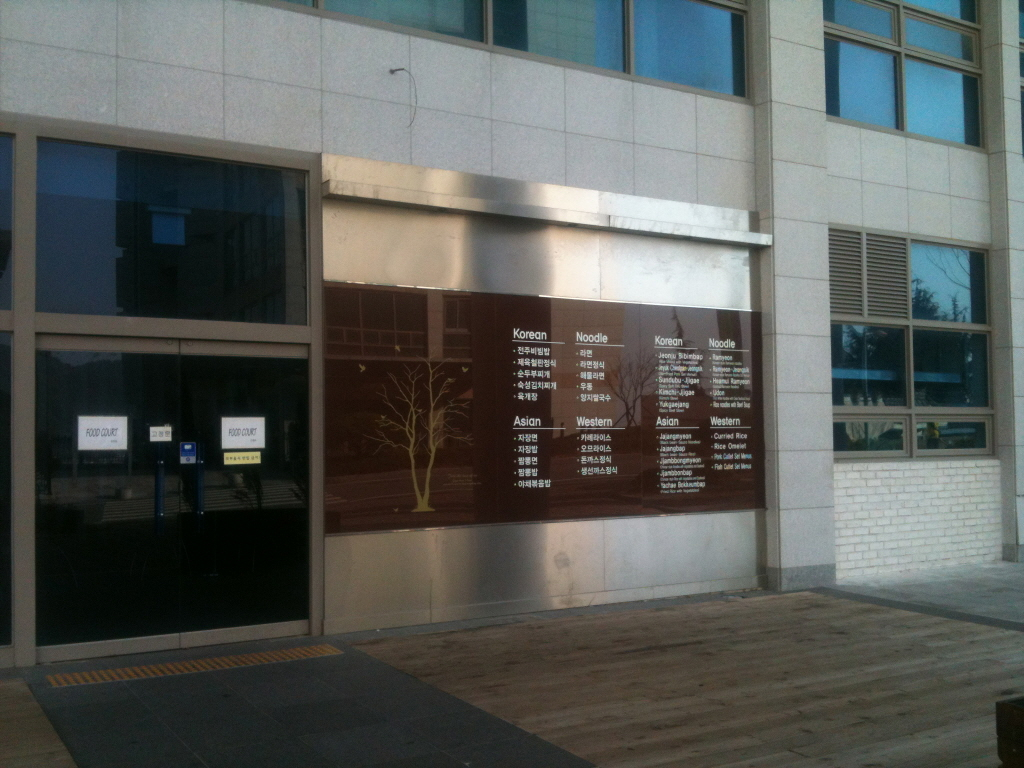
#> input picture dsu1.jpg, 1024 x 768 px
$ jupyter execute Homework4.ipynb
#> lines starting #> are read from the running program, lines starting #| are printed output that depends on the picture; after the words box and inside, x2 and y2 are one past the last pixel; in counts of white or black regions, pixels touching at a corner belong together
[cell 1]
import numpy as np
import cv2 as cv


FLANN_INDEX_LSH = 6


def anorm2(a):
    return (aa).sum(-1)
def anorm(a):
    return np.sqrt( anorm2(a) )

def matchKeypoints(keyPoints1, keyPoints2, descriptors1, descriptors2):

    flann_params= dict(algorithm = FLANN_INDEX_LSH,
                       table_number = 6, # 12
                       key_size = 12,     # 20
                       multi_probe_level = 1) #2


    matcher = cv.FlannBasedMatcher(flann_params, {})  # bug : need to pass empty dict (#1329)
    raw_matches = matcher.knnMatch(descriptors1, descriptors2, k = 2) #2


    matches = []
    for m in raw_matches:
        if len(m) == 2 and m[0].distance < m[1].distance * 0.79:
            matches.append((m[0].trainIdx, m[0].queryIdx))


    if len(matches) >= 4:

        keyPoints1 = np.float32([keyPoints1[i] for (_, i) in matches])
        keyPoints2 = np.float32([keyPoints2[i] for (i,_ ) in matches])


        H, status = cv.findHomography(keyPoints1, keyPoints2, cv.RANSAC,4.0)

        print('%d / %d  inliers/matched' % (np.sum(status), len(status)))
    else:
        H, status = None, None
        print('%d matches found, not enough for homography estimation' % len(p1))


    return matches, H, status


def drawMatches(image1, image2, keyPoints1, keyPoints2, matches, status):
    h1, w1 = image1.shape[:2]
    h2, w2 = image2.shape[:2]


    img_matching_result = np.zeros((max(h1, h2), w1 + w2, 3), dtype="uint8")


    img_matching_result[0:h2, 0:w2] = image2
    img_matching_result[0:h1, w2:] = image1


    for ((trainIdx, queryIdx), s) in zip(matches, status):

        if s == 1:
            keyPoint2 = (int(keyPoints2[trainIdx][0]), int(keyPoints2[trainIdx][1]))
            keyPoint1 = (int(keyPoints1[queryIdx][0]) + w2, int(keyPoints1[queryIdx][1]))
            cv.line(img_matching_result, keyPoint1, keyPoint2, (0, 255, 0), 1)


    return img_matching_result


def main():


    img1 = cv.imread('dsu1.jpg')
#> img1 is the input picture: shape (768, 1024, 3); mean B, G, R 88.3, 91.5, 88.3
    img2 = cv.imread('dsu4.jpg')
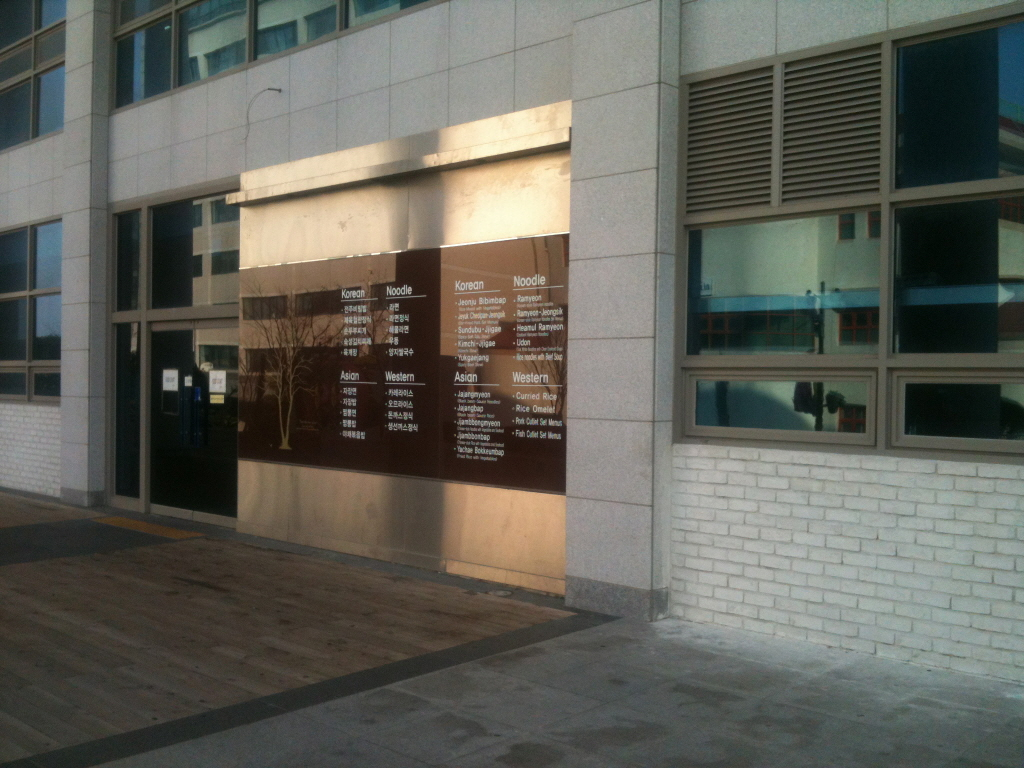
#> input picture dsu4.jpg, 1024 x 768 px
#> img2 is the input picture: shape (768, 1024, 3); mean B, G, R 89.1, 97.1, 97.1


    gray1 = cv.cvtColor(img1, cv.COLOR_BGR2GRAY)
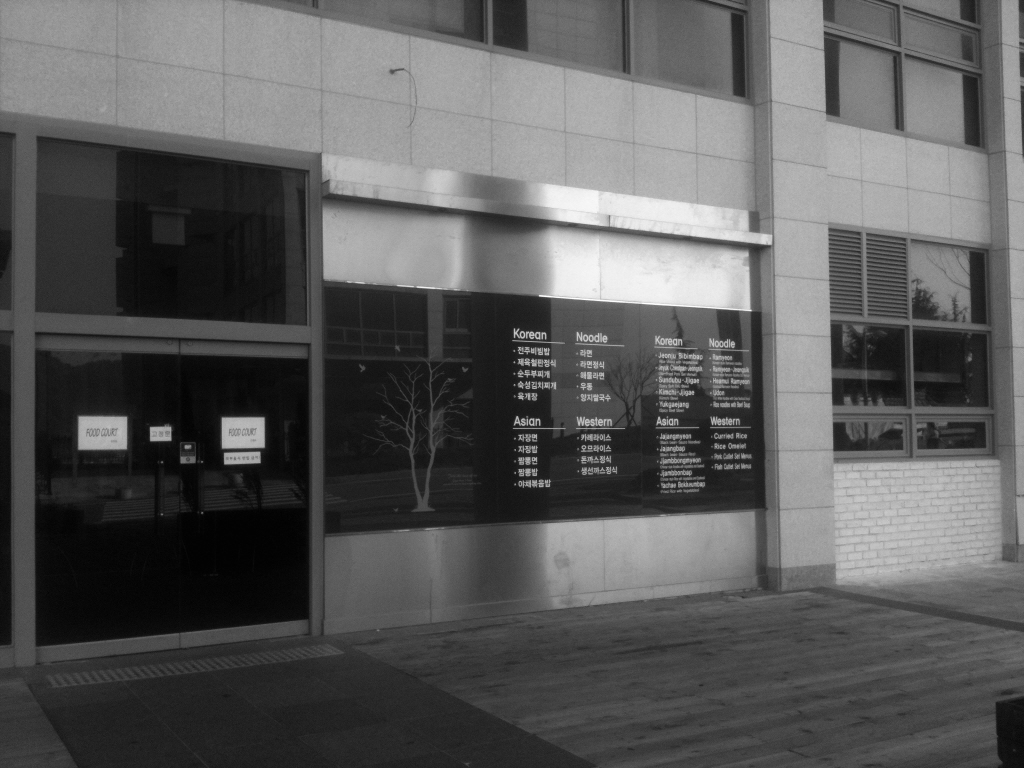
#> gray1: shape (768, 1024); min 1, max 255, mean 90.1
    gray2 = cv.cvtColor(img2, cv.COLOR_BGR2GRAY)
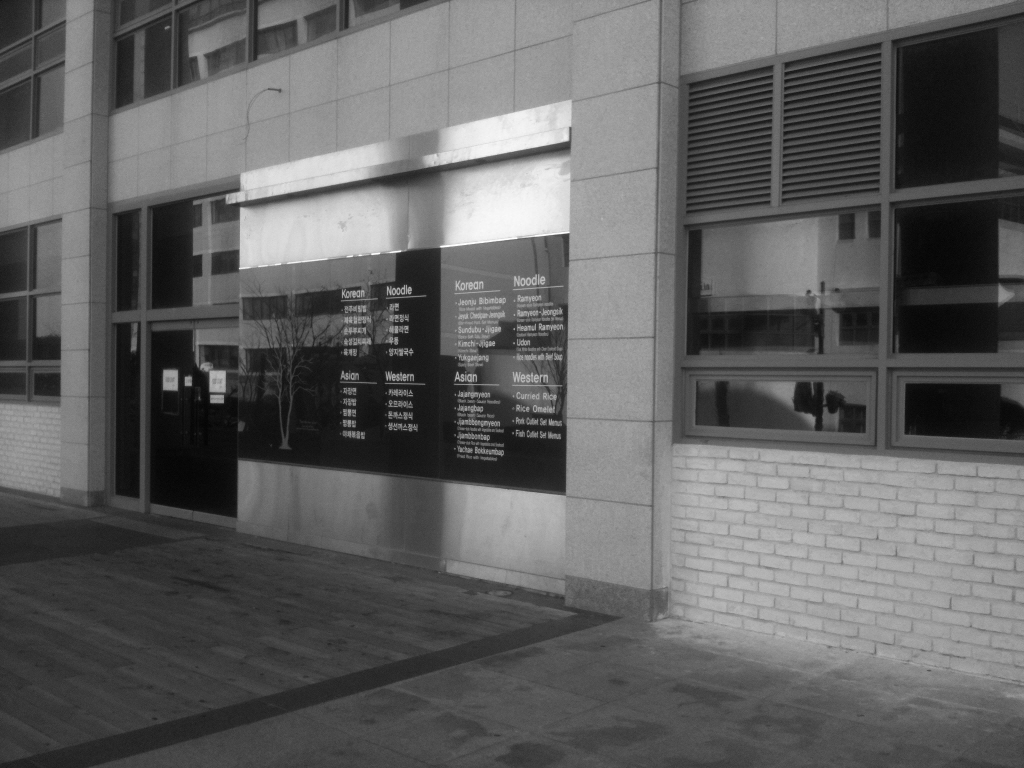
#> gray2: shape (768, 1024); min 3, max 254, mean 96.2


    detector = cv.BRISK_create()
    keyPoints1, descriptors1 = detector.detectAndCompute(gray1, None)
#> keyPoints1 = 1815 keypoints; strongest (x, y, size): (517, 417, 13.6), (153, 439, 36), (515, 332, 27), (519, 347, 11.4)
    keyPoints2, descriptors2 = detector.detectAndCompute(gray2, None)
#> keyPoints2 = 1841 keypoints; strongest (x, y, size): (216, 398, 53.7), (168, 375, 59.1), (168, 384, 59.5), (170, 386, 48)
    print('img1 - %d features, img2 - %d features' % (len(keyPoints1), len(keyPoints2)))
#| img1 - 1815 features, img2 - 1841 features


    keyPoints1 = np.float32([keypoint.pt for keypoint in keyPoints1])
#> keyPoints1 = 1815 pairs, first value 35.61 to 988.5, second value 25.76 to 643.6
    keyPoints2 = np.float32([keypoint.pt for keypoint in keyPoints2])
#> keyPoints2 = 1841 pairs, first value 24.35 to 999.1, second value 21.08 to 670.4


    matches, H, status = matchKeypoints(keyPoints1, keyPoints2, descriptors1, descriptors2)
#> in matchKeypoints, `raw_matches = matcher.knnMatch(descriptors1, descriptors2, k = 2)`: raw_matches = 1815 matches
#> after the loop in matchKeypoints, `for m in raw_matches:`: matches = 120 pairs, first value 130 to 1838, second value 82 to 1813
#> in matchKeypoints, `keyPoints1 = np.float32([keyPoints1[i] for (_, i) in matches])`: keyPoints1 = 120 pairs, first value 81.31 to 905.1, second value 192.7 to 601.7
#> in matchKeypoints, `keyPoints2 = np.float32([keyPoints2[i] for (i,_ ) in matches])`: keyPoints2 = 120 pairs, first value 56.86 to 877.3, second value 55.43 to 567.2
#> in matchKeypoints, `H, status = cv.findHomography(keyPoints1, keyPoints2, cv.RANSAC,4.0)`: H = [[0.157, 0.0136, 126.4], [-0.284, 0.599, 128.9], [-0.000771, 5.55e-05, 1]]; status = 120 values, max 1 at index 4, min 0 at index 0, mean 0.367
#| 44 / 120  inliers/matched


    img_matching_result = drawMatches(img1, img2, keyPoints1, keyPoints2, matches, status)
#> in drawMatches, `img_matching_result[0:h2, 0:w2] = image2`:
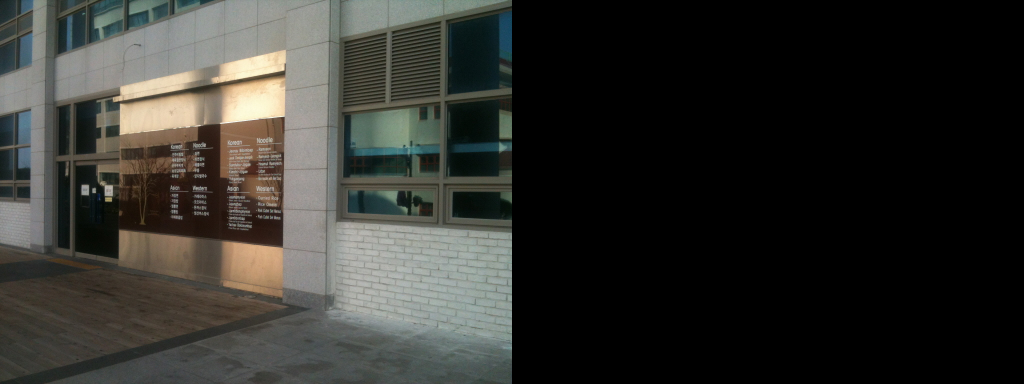
#> img_matching_result: shape (768, 2048, 3) (shown at 1/2 size); mean B, G, R 44.6, 48.5, 48.6
#> in drawMatches, `img_matching_result[0:h1, w2:] = image1`:
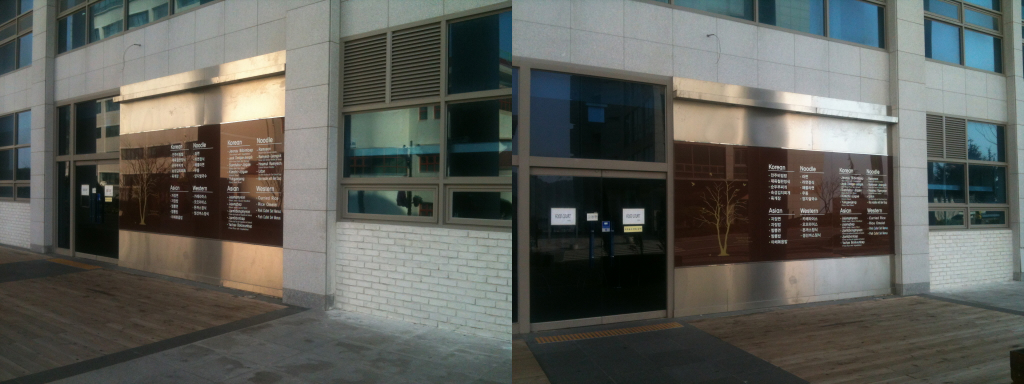
#> img_matching_result: shape (768, 2048, 3) (shown at 1/2 size); mean B, G, R 88.7, 94.3, 92.7
#> the loop in drawMatches, `for ((trainIdx, queryIdx), s) in zip(matches, status): ` made 120 passes
#> (trainIdx, queryIdx, s, keyPoint2, keyPoint1) on passes 5, 6, 11, 16, 17, 22, 24, 25, 27, 28, 34, 36: (181, 168, [1], (409, 288), (1629, 336)), (150, 169, [1], (459, 280), (1682, 336)), (204, 195, [1], (409, 292), (1629, 340)), (216, 259, [1], (518, 295), (1737, 354)), (272, 267, [1], (397, 309), (1613, 355)), (266, 310, [1], (498, 307), (1719, 362)), (338, 335, [1], (401, 320), (1619, 367)), (334, 336, [1], (405, 319), (1623, 366)), (370, 365, [1], (354, 327), (1563, 371)), (362, 382, [1], (406, 326), (1626, 373)), (443, 476, [1], (396, 342), (1614, 388)), (478, 503, [1], (395, 349), (1613, 395))
#> (keyPoint2, keyPoint1) on passes 61, 64, 65, 67, 68, 70: ((463, 400), (1689, 442)), ((401, 406), (1620, 450)), ((489, 414), (1713, 452)), ((478, 415), (1704, 454)), ((492, 415), (1717, 453)), ((400, 417), (1619, 461))
#> after the loop in drawMatches, `for ((trainIdx, queryIdx), s) in zip(matches, status):`:
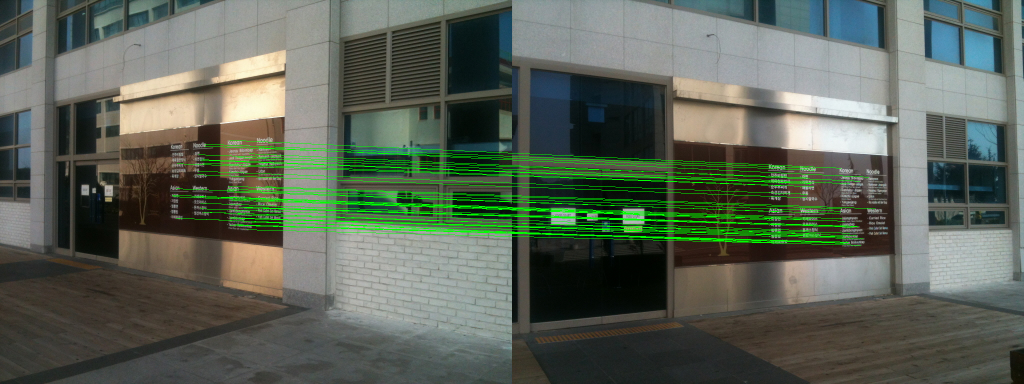
#> img_matching_result: shape (768, 2048, 3) (shown at 1/2 size); 2.91% of pixels changed, all inside (x1, y1, x2, y2) = (344, 280, 1751, 491)


    result = cv.warpPerspective(img1, H,
        (img1.shape[1] + img2.shape[1], img1.shape[0]))
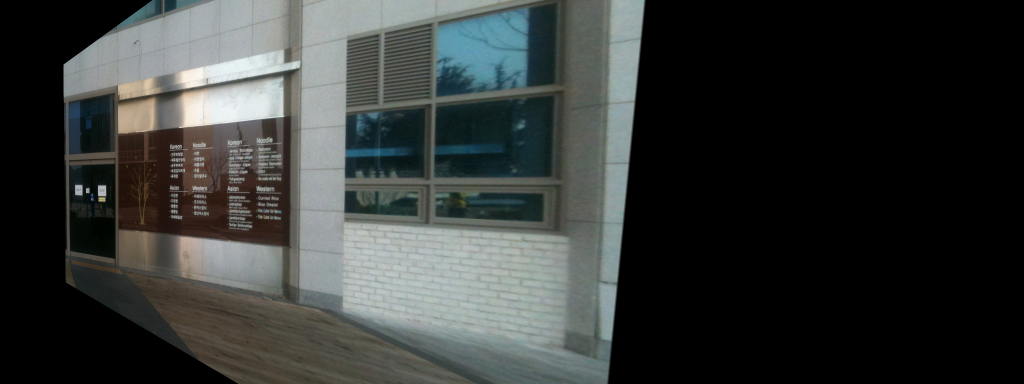
#> result: shape (768, 2048, 3) (shown at 1/2 size); mean B, G, R 55.1, 56.7, 53.4
    result[0:img2.shape[0], 0:img2.shape[1]] = img2
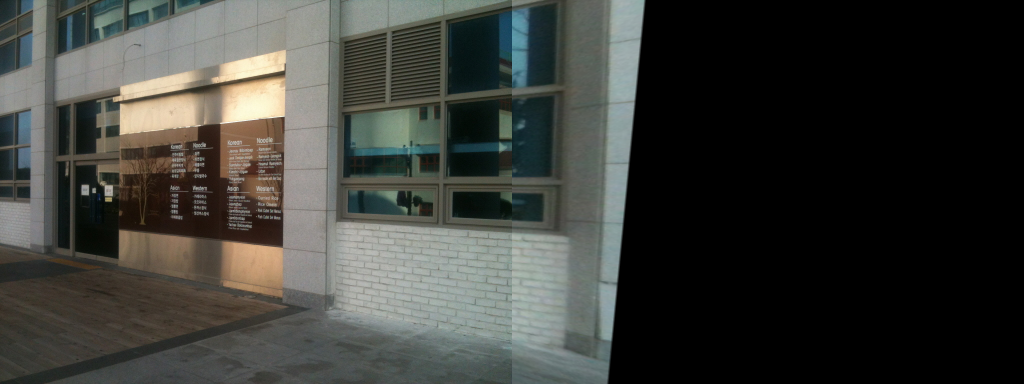
#> result: shape (768, 2048, 3) (shown at 1/2 size); mean B, G, R 56.5, 60.8, 59.5


    cv.imshow('result', result)
    cv.imshow('matching result', img_matching_result)

    cv.waitKey()

    print('Done')


if __name__ == '__main__':
    print(__doc__)
    main()
    cv.destroyAllWindows()
